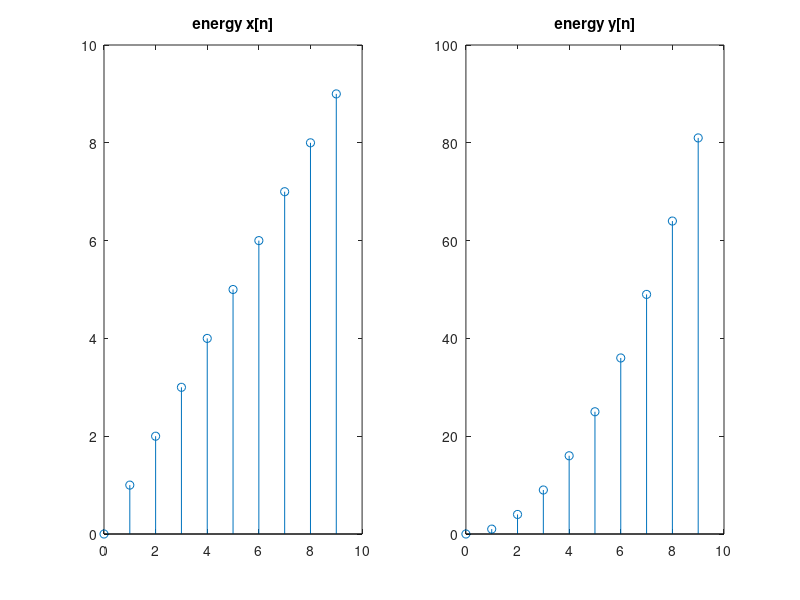

Write MATLAB code to recreate this figure.
% Dean Chong San
% 40061194

clc;
clear;

subplot(1,2,1);
n = (0 : 9);
x = n;
y = x.^2;
stem (n,x)
title('energy x[n]')
subplot(1,2,2);
stem (n, y)
title('energy y[n]')
energyX = 0;
energyY = 0;

for i = 1 : length(n)
    energyX = energyX + x(i)^2;
    energyY = energyY + y(i)^2;
end

% Part a)
disp('Part a)')
disp('energy of X')
disp(energyX)
disp('energy of Y')
disp(energyY)

% Part b)
disp('Part b)')
x = sin( (2* pi) / 10 * n);

for i = 1 : length(n)
    energyX = energyX + x(i)^2;
end

disp('energy of X')
disp(energyX)